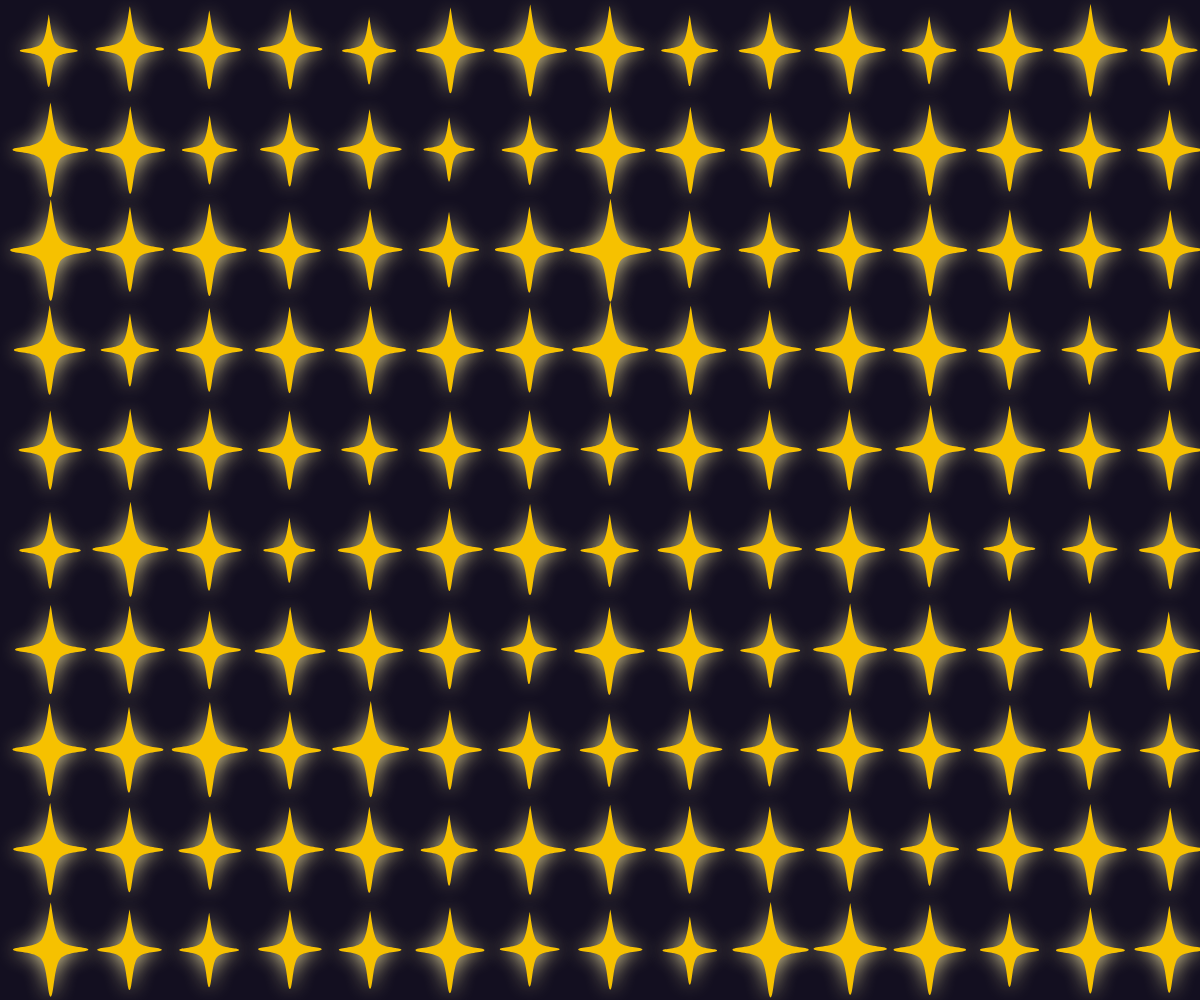
Frame 1 (no input)
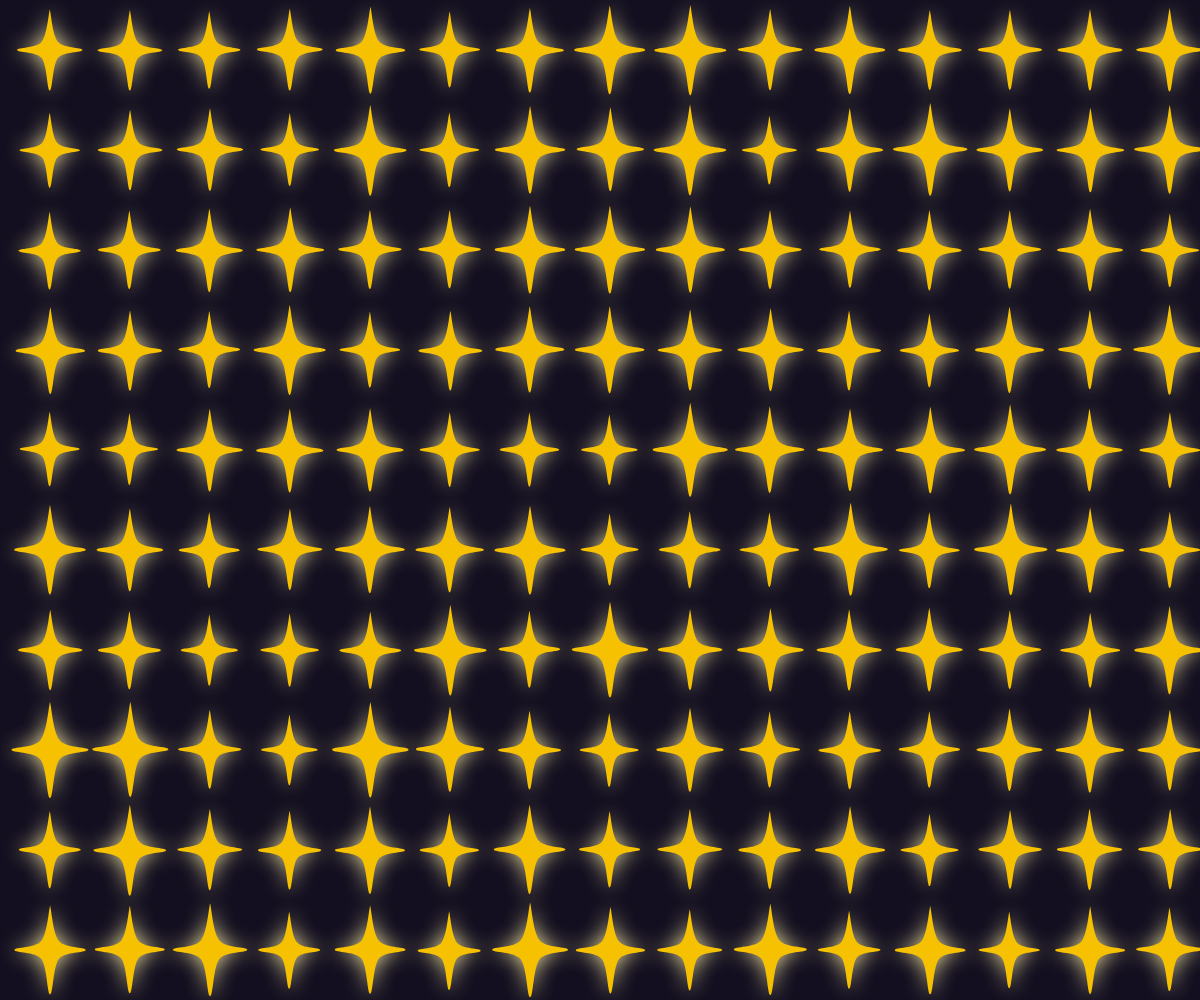
Frame 60 (no input)
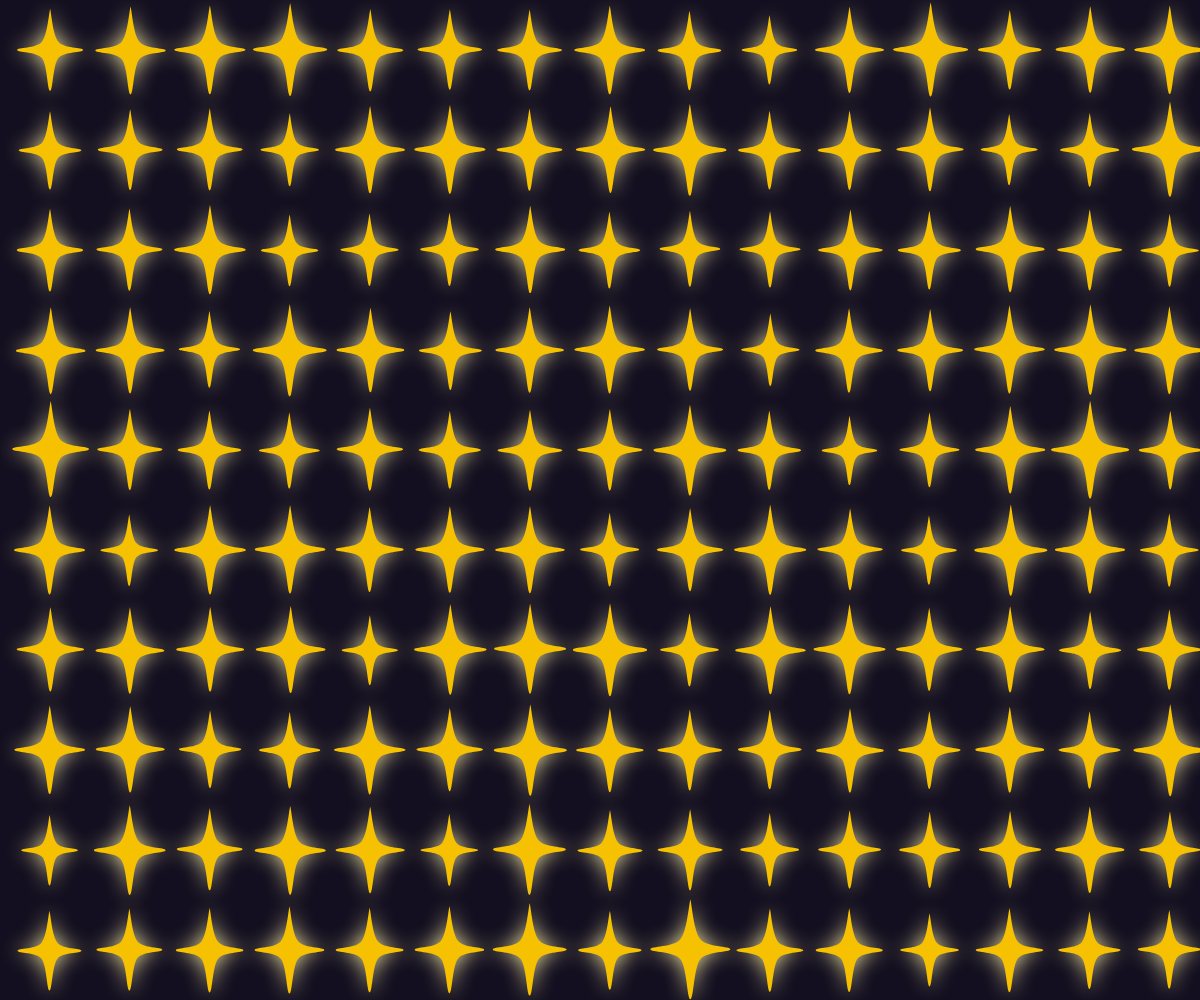
Frame 120 (the mouse pressed at the canvas centre since frame 60)

The p5.js sketch that drew these frames (run headless with seeded random() and noise() and a simulated clock; from frame 60 on, the mouse is pressed at the canvas centre):

// p5.js sketch
// ── sketch.js
let shapes = [];

function setup() {
  createCanvas(windowWidth, windowHeight);
  rectMode(CENTER);

  // initialize grid
  for (let y = 0; y < height; y += 100) {
    for (let x = 0; x < width; x += 80) {
      shapes.push({
        x: x + 50,   // center position of shape
        y: y + 50,
        active: false
      });
    }
  }
}

function draw() {
  background("#130f20ff");
  noStroke();

  for (let shape of shapes) {
    // smooth movement
    let t = frameCount * 0.01;
    let offsetX = map(noise(shape.x * 0.05, shape.y * 0.05, t), 0, 1, -2, 2);
    let offsetY = map(noise(100 + shape.x * 0.05, 100 + shape.y * 0.05, t), 0, 1, -2, 2);
    let s = map(noise(shape.x * 0.05, shape.y * 0.05, t + 1000), 0, 1, 0.5, 1.2);

    push();
    translate(shape.x + offsetX, shape.y + offsetY);
    scale(s);

    if (shape.active) {
      // if this shape is active, draw a circle
      fill("#7bfffdff");
      drawingContext.shadowBlur = 30;
      drawingContext.shadowColor = color("#d3f2f3ff");
      circle(0, 0, 60);
    } else {
      // otherwise draw the star
      fill("#f6c100ff");
      drawingContext.shadowBlur = 20;
      drawingContext.shadowColor = color("#f1e59fff");

      beginShape();
      curveVertex(0, -50);
      curveVertex(0, -50);
      curveVertex(10, -10);
      curveVertex(40, 0);
      curveVertex(10, 10);
      curveVertex(0, 50);
      curveVertex(-10, 10);
      curveVertex(-40, 0);
      curveVertex(-10, -10);
      curveVertex(0, -50);
      curveVertex(0, -50);
      endShape();
    }

    pop();
  }
}

// detect click on individual shape
function mousePressed() {
  for (let shape of shapes) {
    let d = dist(mouseX, mouseY, shape.x, shape.y);
    if (d < 40) {  // radius ~ size of star/circle
      shape.active = !shape.active; // toggle state
      break; // optional: stop after first match
    }
  }
}
